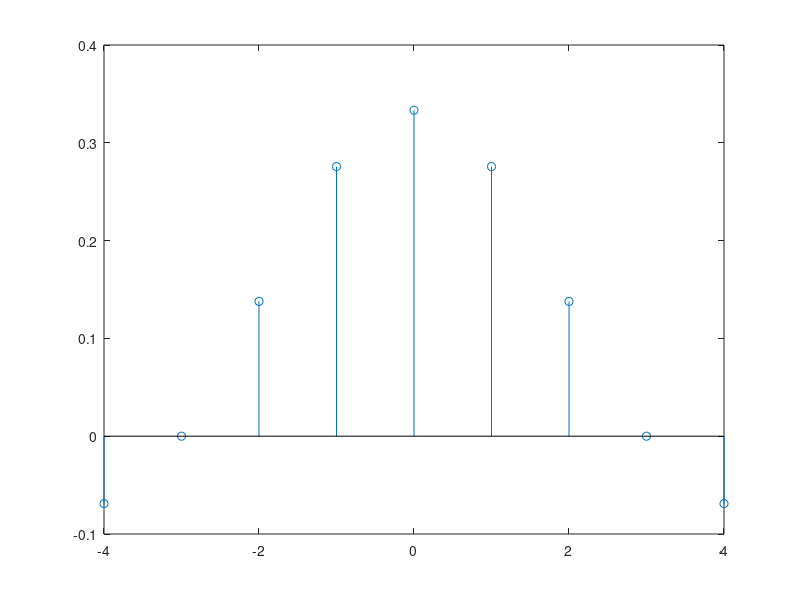
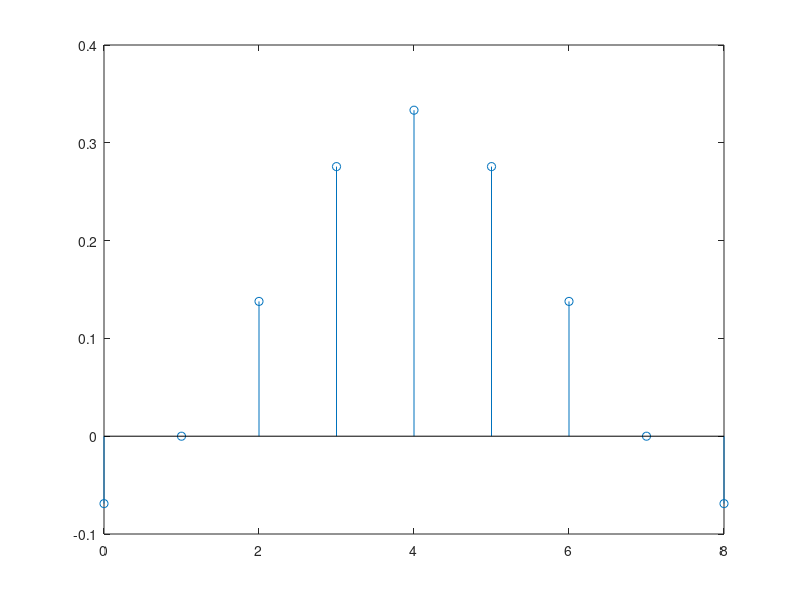

These figures' MATLAB source, in order:
%
% EXERCISE_7_1.M
%
% FIR filter design - playing with delays.
%

% cutoff
thetac = pi/3;
alpha = 4;

%%%%%%%%%%%%%%%%%%%%%%%%%%%%%%%%%%
% USE IIR FILTER CENTRED AT n = 0
%%%%%%%%%%%%%%%%%%%%%%%%%%%%%%%%%%
% specify a time axis
nn1 = -4:4;
% calculate the coefficients (remember that these are symmetrically
% arranged about n = 0)
hn1 = (1/3).*sin(nn1.*thetac)./(nn1.*thetac);
% take n = 0 into account
hn1(5) = (1/3);

%%%%%%%%%%%%%%%%%%%%%%%%%%%%%%%%%%
% USE FIR FILTER CENTRED AT n = 4
%%%%%%%%%%%%%%%%%%%%%%%%%%%%%%%%%%
nn2 = 0:8;
hn2 = (1/3).*sin((nn2-alpha).*thetac)./((nn2-alpha).*thetac);
% take (n-4) = 0 into account
hn2(5) = (1/3);

figure(1);
stem(nn1, hn1);

figure(2);
stem(nn2, hn2);

